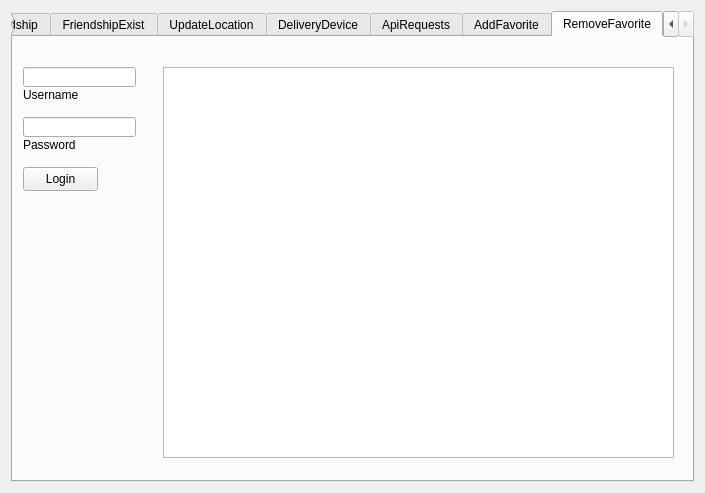
<ui version="4.0" >
 <class>Form</class>
 <widget class="QWidget" name="Form" >
  <property name="geometry" >
   <rect>
    <x>0</x>
    <y>0</y>
    <width>705</width>
    <height>493</height>
   </rect>
  </property>
  <property name="windowTitle" >
   <string>Twitter dev app</string>
  </property>
  <layout class="QGridLayout" name="gridLayout" >
   <item row="0" column="0" >
    <widget class="QTabWidget" name="tabWidget" >
     <property name="currentIndex" >
      <number>25</number>
     </property>
     <widget class="QWidget" name="tabPublicTimeline" >
      <attribute name="title" >
       <string>PublicTimeline</string>
      </attribute>
     </widget>
     <widget class="QWidget" name="tabFriendsTimeline" >
      <attribute name="title" >
       <string>FriendsTimeline</string>
      </attribute>
     </widget>
     <widget class="QWidget" name="tabSingleStatus" >
      <attribute name="title" >
       <string>SingleStatus</string>
      </attribute>
     </widget>
     <widget class="QWidget" name="tabFeaturedUsers" >
      <attribute name="title" >
       <string>FeaturedUsers</string>
      </attribute>
     </widget>
     <widget class="QWidget" name="tabLogin" >
      <attribute name="title" >
       <string>Login</string>
      </attribute>
     </widget>
     <widget class="QWidget" name="tabTwitterUp" >
      <attribute name="title" >
       <string>TwitterUp</string>
      </attribute>
     </widget>
     <widget class="QWidget" name="tabUserTimeline" >
      <attribute name="title" >
       <string>UserTimeline</string>
      </attribute>
     </widget>
     <widget class="QWidget" name="tabFavorites" >
      <attribute name="title" >
       <string>Favorites</string>
      </attribute>
     </widget>
     <widget class="QWidget" name="tabNewStatus" >
      <attribute name="title" >
       <string>NewStatus</string>
      </attribute>
     </widget>
     <widget class="QWidget" name="tabRecentReplies" >
      <attribute name="title" >
       <string>RecentReplies</string>
      </attribute>
     </widget>
     <widget class="QWidget" name="tabRemoveStatus" >
      <attribute name="title" >
       <string>RemoveStatus</string>
      </attribute>
     </widget>
     <widget class="QWidget" name="tabFriends" >
      <attribute name="title" >
       <string>Friends</string>
      </attribute>
     </widget>
     <widget class="QWidget" name="tabFollowers" >
      <attribute name="title" >
       <string>Followers</string>
      </attribute>
     </widget>
     <widget class="QWidget" name="tabUserDetails" >
      <attribute name="title" >
       <string>UserDetails</string>
      </attribute>
     </widget>
     <widget class="QWidget" name="tabSentDirectMessages" >
      <attribute name="title" >
       <string>SentDirectMessages</string>
      </attribute>
     </widget>
     <widget class="QWidget" name="tabReceivedDirectMessages" >
      <attribute name="title" >
       <string>ReceivedDirectMessages</string>
      </attribute>
     </widget>
     <widget class="QWidget" name="tabSendDirectMessage" >
      <attribute name="title" >
       <string>SendDirectMessage</string>
      </attribute>
     </widget>
     <widget class="QWidget" name="tabRemoveDirectMessage" >
      <attribute name="title" >
       <string>RemoveDirectMessage</string>
      </attribute>
     </widget>
     <widget class="QWidget" name="tabAddFriendship" >
      <attribute name="title" >
       <string>AddFriendship</string>
      </attribute>
     </widget>
     <widget class="QWidget" name="tabRemoveFriendship" >
      <attribute name="title" >
       <string>RemoveFriendship</string>
      </attribute>
     </widget>
     <widget class="QWidget" name="tabFriendshipExist" >
      <attribute name="title" >
       <string>FriendshipExist</string>
      </attribute>
     </widget>
     <widget class="QWidget" name="tabUpdateLocation" >
      <attribute name="title" >
       <string>UpdateLocation</string>
      </attribute>
     </widget>
     <widget class="QWidget" name="tabDeliveryDevice" >
      <attribute name="title" >
       <string>DeliveryDevice</string>
      </attribute>
     </widget>
     <widget class="QWidget" name="tabApiRequest" >
      <attribute name="title" >
       <string>ApiRequests</string>
      </attribute>
     </widget>
     <widget class="QWidget" name="tabAddFavorite" >
      <attribute name="title" >
       <string>AddFavorite</string>
      </attribute>
     </widget>
     <widget class="QWidget" name="tabRemoveFavorite" >
      <attribute name="title" >
       <string>RemoveFavorite</string>
      </attribute>
      <widget class="QPlainTextEdit" name="plainTextEdit" >
       <property name="geometry" >
        <rect>
         <x>150</x>
         <y>30</y>
         <width>511</width>
         <height>391</height>
        </rect>
       </property>
      </widget>
      <widget class="QLineEdit" name="lineEditUsername" >
       <property name="geometry" >
        <rect>
         <x>10</x>
         <y>30</y>
         <width>113</width>
         <height>20</height>
        </rect>
       </property>
      </widget>
      <widget class="QLineEdit" name="lineEditPassword" >
       <property name="geometry" >
        <rect>
         <x>10</x>
         <y>80</y>
         <width>113</width>
         <height>20</height>
        </rect>
       </property>
      </widget>
      <widget class="QLabel" name="labelUsername" >
       <property name="geometry" >
        <rect>
         <x>10</x>
         <y>50</y>
         <width>111</width>
         <height>16</height>
        </rect>
       </property>
       <property name="text" >
        <string>Username</string>
       </property>
      </widget>
      <widget class="QLabel" name="labelPassword" >
       <property name="geometry" >
        <rect>
         <x>10</x>
         <y>100</y>
         <width>111</width>
         <height>16</height>
        </rect>
       </property>
       <property name="focusPolicy" >
        <enum>Qt::NoFocus</enum>
       </property>
       <property name="text" >
        <string>Password</string>
       </property>
      </widget>
      <widget class="QPushButton" name="pushButtonLogin" >
       <property name="geometry" >
        <rect>
         <x>10</x>
         <y>130</y>
         <width>75</width>
         <height>24</height>
        </rect>
       </property>
       <property name="text" >
        <string>Login</string>
       </property>
      </widget>
     </widget>
    </widget>
   </item>
  </layout>
 </widget>
 <resources/>
 <connections/>
</ui>
